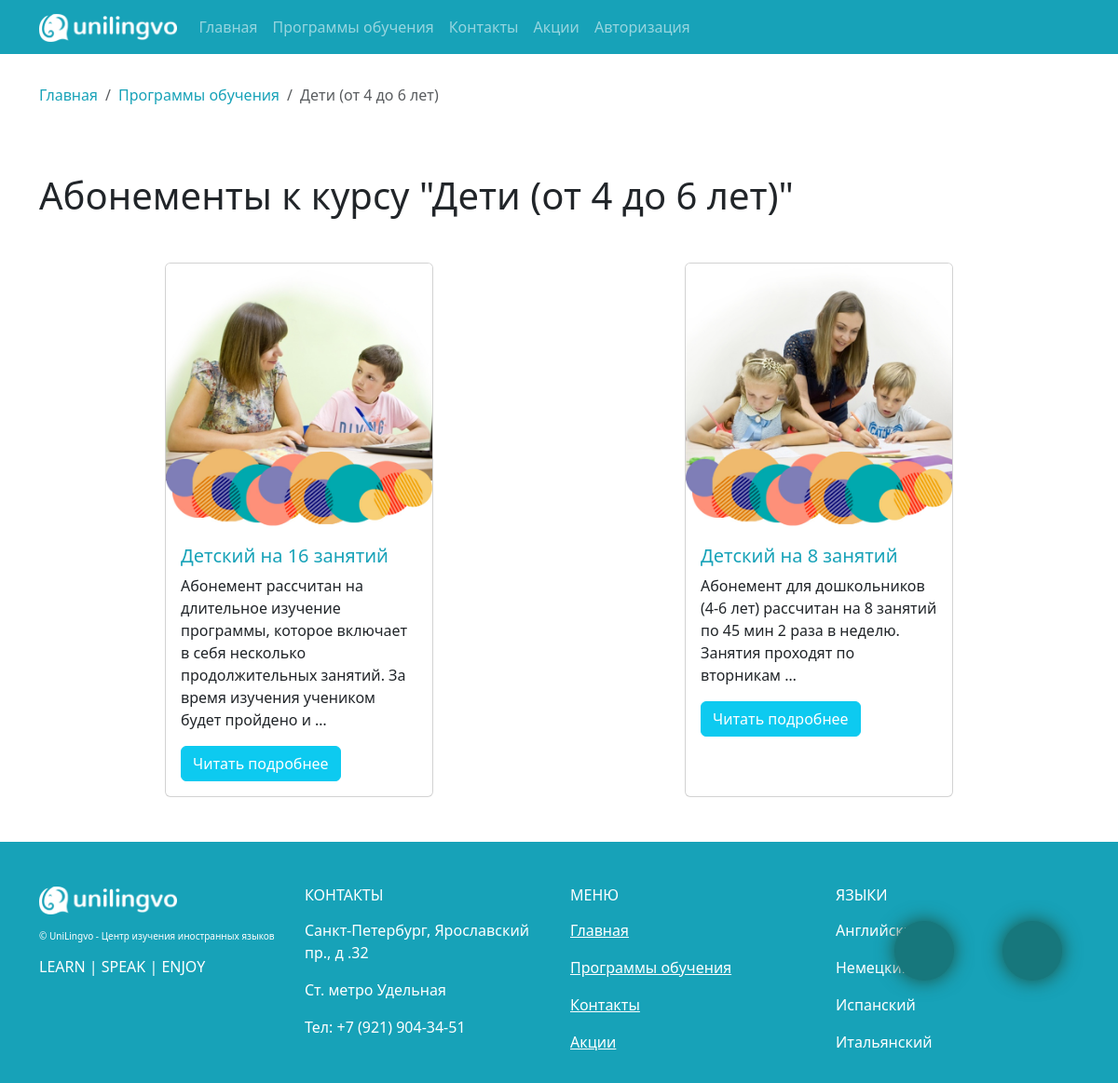
The app's page /course-view/1 with its own data.
### app_lancen/models.py (models this page shows, shortened)
class TrainingProgramm(models.Model):
    name = models.CharField(verbose_name='Название', max_length=255)
    description = models.TextField(verbose_name="Описание")
    photo = models.ImageField(upload_to = get_file_path, verbose_name="Фото")
    class Meta:
        verbose_name = "Программа обучения"
        verbose_name_plural = "Программы обучения"

### app_abonements/models.py (models this page shows, shortened)
class Abonement(models.Model):
    name = models.CharField(verbose_name="Название абонемента", max_length=255)
    amount_lesson = models.IntegerField(verbose_name="Кол-во занятий")
    price = models.IntegerField(verbose_name="Стоимость абонемента (руб.)")
    duration = models.CharField(verbose_name="Продолжительность 1 занятия", max_length=255)
    description  = models.TextField(verbose_name="Описание")
    course = models.ManyToManyField(TrainingProgramm, verbose_name="К какому курсу", related_name='abonement_courses')
    photo = models.ImageField(verbose_name="Фото", upload_to=get_file_path)
    class Meta:
        verbose_name = "Абонемент"
        verbose_name_plural = "Абонементы"

### app_lancen/views.py (the view)
# urls.py: path('course-view/<int:pk>', TrainingProgrammDetail.as_view(), name='course_view'),
class TrainingProgrammDetail(DataMixin, DetailView):
    model = TrainingProgramm
    template_name = "app_lancen/course_detail.html"
    def get_context_data(self, **kwargs):
        context = super().get_context_data(**kwargs)
        course = TrainingProgramm.objects.get(id = self.kwargs["pk"])
        context['breadcrumbs'] = [
            {'link': reverse('lancen:index'), 'title':'Главная'},
            {'link': reverse('lancen:courses_list'), 'title':'Программы обучения'},
            {'link': '#', 'title': course.name}
        ]
        context["abonements"] = Abonement.objects.filter(course = course)
        data_mixin_context = self.get_user_context(title = f"Абонементы для {course.name}" )
        return dict(list(context.items()) + list(data_mixin_context.items()))

### app_lancen/templatetags/lancen_tags.py (called while the page is built)
@register.inclusion_tag('templatetags/breadcrumbs.html')
def breadcrums(list):
    return {'breadcrumbs': list}

### app_lancen/utils.py (called while the page is built)
    def get_user_context(self, **kwargs):
        context = kwargs
        modern_menu = menu.copy()
        if  self.request.user.is_authenticated:
            modern_menu.append({'title' : "Личный кабинет" , 'link' : 'profiles:personal_area'})
        if self.request.user.groups.filter(name='teacher').exists():
            context["pers_area_items"] = teacher_pers_area_items
        if self.request.user.groups.filter(name='student').exists():
            context["pers_area_items"] = student_pers_area_items
        if self.request.user.is_superuser:
            context["pers_area_items"] = admin_pers_area_items
        context['menu'] = modern_menu
        context["recall_form"] = RecallForm
        context['contact_form'] = ContactForm
        return context

### templates/app_lancen/course_detail.html
{% extends 'base.html' %}
{% load lancen_tags %}
{% block content %}
{% breadcrums breadcrumbs %}
<section class = "s-abonements pt-5 pb-5">
    <h1 class="">Абонементы к  курсу "{{object.name}}"</h1>
    <div class="d-flex justify-content-lg-around justify-content-center flex-wrap mt-5">
        {% for abonement in abonements  %}
        <div class="card" style="width: 18rem;">
            <img src="{{abonement.photo.url}}" class="card-img-top" alt="...">
            <div class="card-body">
              <h5 class="card-title my_color_info">{{abonement.name}}</h5>
              <p class="card-text">{{abonement.description | truncatewords:20 }}</p>
              <a href="{% url 'abonements:abonement_detail' abonement.id object.id %}" class="btn btn-info  text-white">Читать подробнее</a>
            </div>
        </div>
        {% empty %}
        <h3>Абонементы к этому курсу ещё не добавлены</h3>
        {% endfor %}
    </div>
</section>
{% endblock content %}

### templates/templatetags/breadcrumbs.html (shortened to what this page needs)
<section class = "mt-3 pt-3 pb-2 ">
    <nav aria-label="breadcrumb">
        <ol class="breadcrumb">
            {% for item in breadcrumbs  %}
                <li class="breadcrumb-item {% if forloop.last %} active{% endif %}" {% if forloop.last %}  aria-current="page"{% endif %} >
                    {% if not  forloop.last %}
                        <a  class="my_color_info" style = "text-decoration: none;" href="{{item.link}}">{{item.title}}</a>
                    {% else %}
                    {{item.title}}
                    {% endif %}
                </li>
            {% endfor %}
        </ol>
    </nav>
</section>

### app_lancen/static/app_lancen/css/style.css (style rules this page uses)
.my_color_info { color:#17a2b8 !important; }

### records on screen
TrainingProgramm: title "Дети (от 4 до 6 лет)", name "Дети (от 4 до 6 лет)"
Abonement: photo (picture), name "Детский на 16 занятий", description "Абонемент рассчитан на длительное изучение программы, которое включает в себя несколько продолжительных занятий. За время изучения учеником будет пройдено и …"
Abonement: photo (picture), name "Детский на 8 занятий", description "Абонемент для дошкольников (4-6 лет) рассчитан на 8 занятий по 45 мин 2 раза в неделю. Занятия проходят по вторникам …"

### other values on screen
{{ m.title }} "Главная" "Программы обучения" "Контакты" "Акции"
{{ item.title }} "Главная" "Программы обучения"
